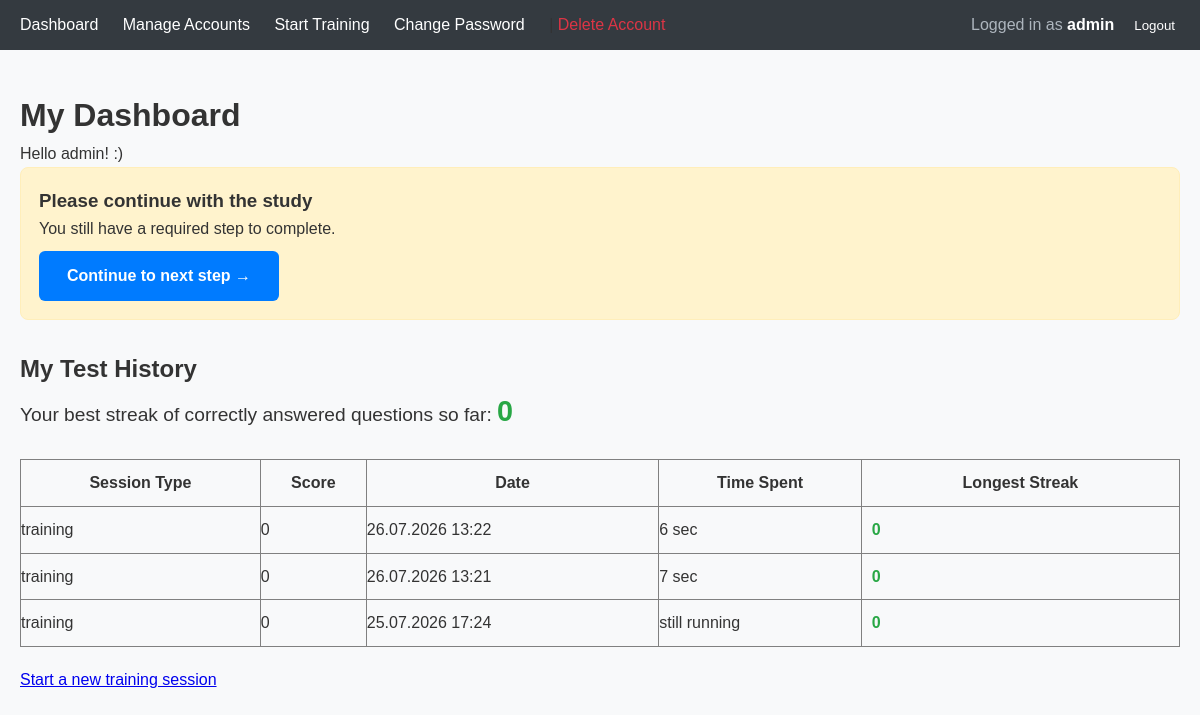
Screenshot of /my-dashboard/ (signed in) with the database file from the repository.
### tests/models.py (models this page shows, shortened)
class TestSession(models.Model):
    user = models.ForeignKey(settings.AUTH_USER_MODEL, on_delete=models.CASCADE)
    session_type = models.CharField(max_length=20, choices=[
        ('pretest', 'Pretest'),
        ('training', 'Training'),
        ('posttest', 'Posttest')
    ])
    condition = models.CharField(max_length=20, choices=[('gamified', 'Gamified'), ('control', 'Control')])
    start_time = models.DateTimeField(auto_now_add=True)
    end_time = models.DateTimeField(null=True, blank=True)
    score = models.IntegerField(default=0)
    total_time_seconds = models.IntegerField(null=True, blank=True)
    responses = models.JSONField(default=dict)  # e.g., {"item_123": {"answer": "B", "time": 45, "correct": True}}
    items = models.ManyToManyField(RPMItem)
    longest_streak = models.PositiveIntegerField(default=0)
    answered_count = models.PositiveIntegerField(default=0)
    class Meta:
        ordering = ['-start_time']

### core/views.py (the view)
# urls.py: path('my-dashboard/', views.user_dashboard, name='user_dashboard'),
@login_required
def user_dashboard(request):
    print("Current progress:", request.user.profile.progress)
    print("Next step:", get_next_step(request.user))
    profile = request.user.profile
    next_step = get_next_step(request.user)
    allowed = ['pretest', 'training1', 'posttest1', 'questionnaire2',
               'instruction', 'free_use', 'posttest2', 'questionnaire3', 'finished']
    if profile.progress not in allowed and not request.user.is_staff:
        return redirect(next_step)
    if not request.user.is_staff and request.user.profile.condition != 'gamified':
        return redirect('tests:start_training_page')
    my_sessions = TestSession.objects.filter(user=request.user).order_by('-start_time')
    best_streak = 0
    if my_sessions.exists():
        best_streak = max((s.longest_streak or 0) for s in my_sessions)
    today = date.today()
    last_7_days = []
    trained_dates = set(
        TestSession.objects.filter(
            user=request.user,
            end_time__isnull=False
        ).dates('start_time', 'day')
    )
    for i in range(6, -1, -1):          # from 6 days ago → today
        d = today - timedelta(days=i)
        last_7_days.append({
            'date': d,
            'active': d in trained_dates
        })
    highest_score = 0
    if my_sessions.exists():
        highest_score = max(s.score or 0 for s in my_sessions)
    return render(request, 'core/user_dashboard.html', {
        'sessions': my_sessions,
        'best_streak': best_streak,
        'last_7_days': last_7_days,
        'next_step': next_step,
        'progress': profile.progress,
        'highest_score': highest_score,
    })

### users/utils.py (called while the page is built, shortened)
def get_next_step(user):
    profile = user.profile
    progress = profile.progress
    if progress == 'registered':
        return 'users:terms'

### core/templates/core/user_dashboard.html (shortened to what this page needs)
{% extends 'base.html' %}
{% block content %}
<h1>My Dashboard</h1>
<p>Hello {{ user.username }}! :)</p>
{% if progress != 'free_use' and progress != 'finished' %}
<div style="background:#fff3cd; border:1px solid #ffeeba; padding:18px; border-radius:8px; margin-bottom:30px;">
    <h3 style="margin-top:0;">Please continue with the study</h3>
    <p>You still have a required step to complete.</p>
    <a href="{% url next_step %}"
       style="display:inline-block; margin-top:10px; padding:12px 28px; background:#007bff; color:white; text-decoration:none; border-radius:6px; font-weight:bold;">
        Continue to next step →
    </a>
</div>
{% endif %}
<h2>My Test History</h2>
{% if sessions %}
    <p style="font-size:1.2em; margin-bottom:25px;">
        Your best streak of correctly answered questions so far:
        <strong style="color:#28a745; font-size:1.5em;">
            {{ best_streak }}
        </strong>
    </p>
{% endif %}
{% if sessions %}
    <table border="1" style="width:100%; border-collapse: collapse;">
        <thead>
            <tr>
                <th>Session Type</th>
                <th>Score</th>
                <th>Date</th>
                <th>Time Spent</th>
                <th style="padding:10px;">Longest Streak</th>
            </tr>
        </thead>
        <tbody>
            {% for s in sessions %}
            <tr>
                <td>{{ s.session_type }}</td>
                <td>{{ s.score }}</td>
                <td>{{ s.start_time|date:"d.m.Y H:i" }}</td>
                <td>
                    {% if s.total_time_seconds %}
                        {{ s.total_time_seconds }} sec
                    {% else %}
                        still running
                    {% endif %}
                </td>
                <td style="padding:10px; font-weight:bold; color:#28a745;">
                    {{ s.longest_streak|default:0 }}
                </td>
            </tr>
            {% endfor %}
        </tbody>
    </table>
{% else %}
    <p>You haven't completed any tests yet.</p>
{% endif %}
<p style="margin-top: 20px;">
    <a href="{% url 'tests:start_training_page' %}">Start a new training session</a>
</p>
{% endblock %}

### templates/base.html (shortened to what this page needs)
<!DOCTYPE html>
<html lang="en">
<head>
    {% load static %}
    <link rel="stylesheet" href="{% static 'css/style.css' %}">
</head>
<body>
    <nav style="display: flex; justify-content: space-between; align-items: center; background-color: #343a40; padding: 12px 20px;">
    <div>
    {% if user.is_authenticated %}
        {% if user.is_staff %}
            <a href="{% url 'core:dashboard' %}">Dashboard</a>
            <a href="/admin/">Manage Accounts</a>
        {% elif user.profile.condition == 'gamified' %}
            <a href="{% url 'core:dashboard' %}">Dashboard</a>
        {% endif %}
        <a href="{% url 'tests:start_training_page' %}">Start Training</a>
        <a href="{% url 'users:change_password' %}">Change Password</a> |
        <a href="{% url 'users:delete_account' %}" style="color: #dc3545;">Delete Account</a>
    {% else %}
        <a href="{% url 'login' %}">Login</a>
        <a href="{% url 'users:register' %}">Register</a>
    {% endif %}
    </div>
    <div style="display: flex; align-items: center; gap: 15px;">
        {% if user.is_authenticated %}
            <span style="color: #adb5bd;">
                Logged in as <strong style="color: white;">{{ user.username }}</strong>
            </span>
            <form method="post" action="{% url 'logout' %}" style="display:inline; margin:0;">
                <button type="submit" style="background:none; border:none; color:white; cursor:pointer; padding:0;">
                    Logout
                </button>
            </form>
        {% endif %}
    </div>
    </nav>
    <div class="container">
        {% block content %}{% endblock %}
    </div>
</body>
</html>

### static/css/style.css (style rules this page uses)
* { margin: 0; padding: 0; box-sizing: border-box; }
body { font-family: Arial, sans-serif; line-height: 1.6; background-color: #f8f9fa; color: #333; }
.container { max-width: 1200px; margin: 0 auto; padding: 20px; }
nav { background-color: #343a40; padding: 15px; margin-bottom: 20px; }
nav a { color: white; margin-right: 20px; text-decoration: none; }
button { padding: 10px 20px; margin: 5px; background-color: #007bff; color: white; border: none; border-radius: 4px; cursor: pointer; }

### rows the page displays
TestSession: session_type "training", score "0", start_time "26.07.2026 13:22", total_time_seconds "6", longest_streak "0"
TestSession: session_type "training", score "0", start_time "26.07.2026 13:21", total_time_seconds "7", longest_streak "0"
TestSession: session_type "training", score "0", start_time "25.07.2026 17:24", shows "still running", longest_streak "0"

### other values shown
{{ user.username }} "admin"
{{ best_streak }} "0"
